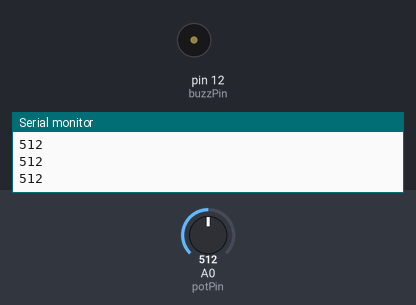
A sketch run on a simulated Arduino Uno, built with avr-gcc and run on an emulated ATmega328P. Parts: buzzer (waves = sounding, pin HIGH), the last lines printed to the serial monitor. The inputs (shaded band) are chosen by the test bench; at power-on: A0 (potPin) = 512.

Above: at 1.2 s.
1.3 s: A0 (potPin) set to 984
2.8 s: A0 (potPin) set to 1016
At 4.0 s:
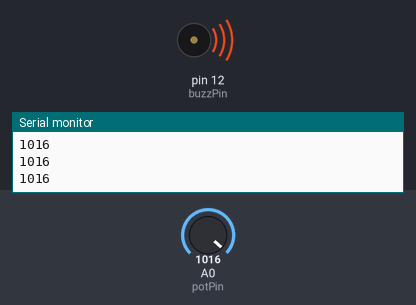
4.3 s: A0 (potPin) set to 990
At 5.2 s:
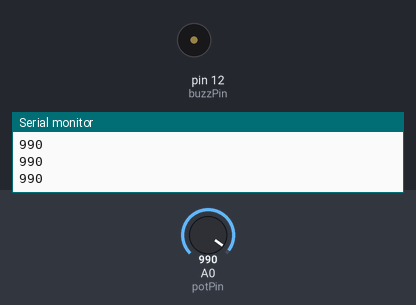
5.8 s: A0 (potPin) set to 1010
At 6.5 s:
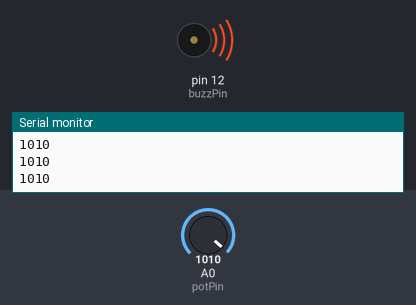
Timing chart, 0 to 8.3 s (numbered marks = the images above; inputs shaded):
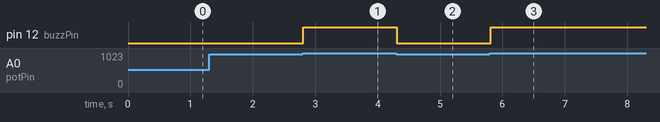

Measured:
- the behaviour switches between 1000 and 1001 on A0 (potPin) (found by bisection; images 0 and 1)
- after the input at 2.8 s, pin 12 (buzzPin): LOW → HIGH at once
- after the input at 4.3 s, pin 12 (buzzPin): HIGH → LOW at once
- after the input at 5.8 s, pin 12 (buzzPin): LOW → HIGH at once

The sketch:

Class_22_Active_Buzzer.ino
```cpp
int myNumber;
int buzzPin = 12;
int potValue;
int potPin = A0;

void setup() {
  // put your setup code here, to run once:
Serial.begin(9600);
pinMode(buzzPin, OUTPUT);
}

void loop() {
  // put your main code here, to run repeatedly:
  potValue = analogRead(potPin);

  Serial.println(potValue);

  if(potValue > 1000 )
  {
    digitalWrite(buzzPin,HIGH);
  }
  else{
    digitalWrite(buzzPin,LOW);
  }

}
```
